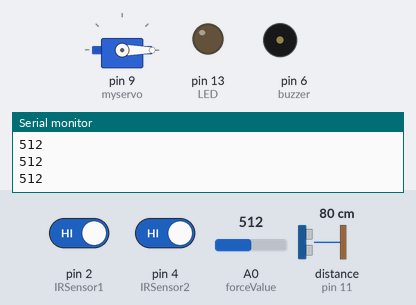
Bench run of a sketch on a simulated Arduino Uno, built with avr-gcc and run on an emulated ATmega328P. Shown: servo, output pins drawn as LEDs (lit = HIGH), buzzer (waves = sounding), the last lines printed to the serial monitor. Wiring (inferred from the names in the program): ultrasonic range finder: trigger pin 10; echo pin 11. Inputs (shaded band) come from the test bench; at power-on: distance to the obstacle (sensor on pin 11) 80 cm, A0 (forceValue) = 512, pin 2 (IRSensor1) HIGH, pin 4 (IRSensor2) HIGH. The echo pulse lasts 58.3 µs per cm; pins used as bus, display or sensor lines are not drawn.

Above: at 1.2 s.
1.3 s: distance to the obstacle (sensor on pin 11) set to 24 cm
2.8 s: distance to the obstacle (sensor on pin 11) set to 19 cm
At 3.8 s:
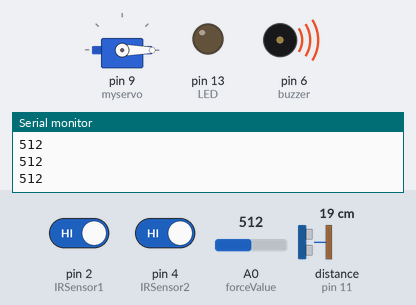
4.3 s: A0 (forceValue) set to 54
5.8 s: A0 (forceValue) set to 46
At 7.2 s:
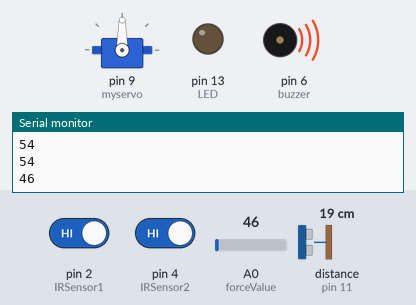
Timing chart, 0 to 8.3 s (numbered marks = the images above; inputs shaded):
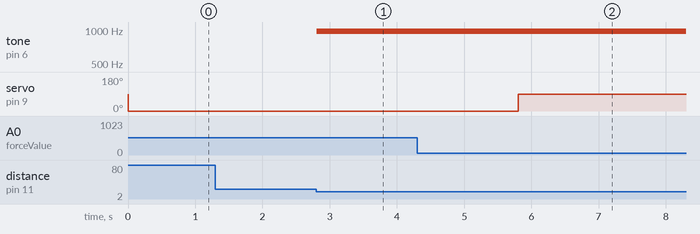

Measured:
- the behaviour switches between 22 and 21 cm on distance to the obstacle (sensor on pin 11) (found by bisection; images 0 and 1)
- the behaviour switches between 51 and 50 on A0 (forceValue) (found by bisection; images 1 and 2)
- after the input at 2.8 s, tone on pin 6 (buzzer): silent → 977 Hz at once
- after the input at 5.8 s, servo on pin 9 (myservo): 0° → 90° at once

The sketch:

Code.ino
```cpp
#include <Servo.h>
Servo myservo;
const int trigPin = 10;
const int echoPin = 11;
long tmeduration;
int distance;


// IR with LED part
int IRSensor1 = 2;  // connect ir sensor to arduino pin 5
int IRSensor2 = 4;
int LED = 13;      // conect Led to arduino pin 13
// IR with LED part

// FSR with buzzer part
int buzzer = 6;       //declares buzzer @pin 3
int forceValue = A0;  //declares the FSR @analogpin A0
int FSRvalue = 0;     //saves the analog value as integer
// FSR with buzzer part

void setup() {
  myservo.attach(9);
  pinMode(trigPin, OUTPUT);
  pinMode(echoPin, INPUT);

  // IR with LED part
  pinMode(IRSensor1, INPUT);  // IR sensor will take input
  pinMode(IRSensor2, INPUT);
  pinMode(LED, OUTPUT);      // Led will give output
  // IR with LED part

  // FSR with buzzer part
  pinMode(forceValue, INPUT);  //sets the FSR as the input
  pinMode(buzzer, OUTPUT);     //sets the buzzer as the output
  // FSR with buzzer part

  Serial.begin(9600);
}

void loop() {
  digitalWrite(trigPin, LOW);
  delayMicroseconds(2);
  digitalWrite(trigPin, HIGH);

  delayMicroseconds(10);
  digitalWrite(trigPin, LOW);

  tmeduration = pulseIn(echoPin, HIGH);
  distance = (0.034 * tmeduration) / 2;

  FSRvalue = analogRead(forceValue);  //reads the FSR and store it in integer
  bool playBuzzer = FSRvalue > 50;

  Serial.println(FSRvalue);


    if (distance <= 20) {
       if(FSRvalue > 50) {
          analogWrite(buzzer, FSRvalue / 4);

        } else {
          analogWrite(buzzer, 0);
          myservo.write(90);
          delay(25000);
        }
  } else {

     analogWrite(buzzer, 0);
    myservo.write(0);

  }


  //Serial.print("distance:");
  //Serial.println(distance);

  // IR with LED part
  int statusSensor1 = digitalRead(IRSensor1);
  int statusSensor2 = digitalRead(IRSensor2);
//  Serial.print("ir sensor 1:");
//  Serial.println(statusSensor1);
//
//  Serial.print("ir sensor 2:");
//  Serial.println(statusSensor2);

  bool redSignal = false;


  if (statusSensor1 == 0){
  redSignal = true;
  }
  if (statusSensor2 == 0){
  redSignal = true;
  } else if (statusSensor1 == 1 && statusSensor2 == 1) {
    redSignal = false;
  }
  // IR with LED part

  if(redSignal) {
    digitalWrite(LED, HIGH);
  } else{
    digitalWrite(LED, LOW);
  }

  // FSR with buzzer part

  // FSR with buzzer part
}
```
